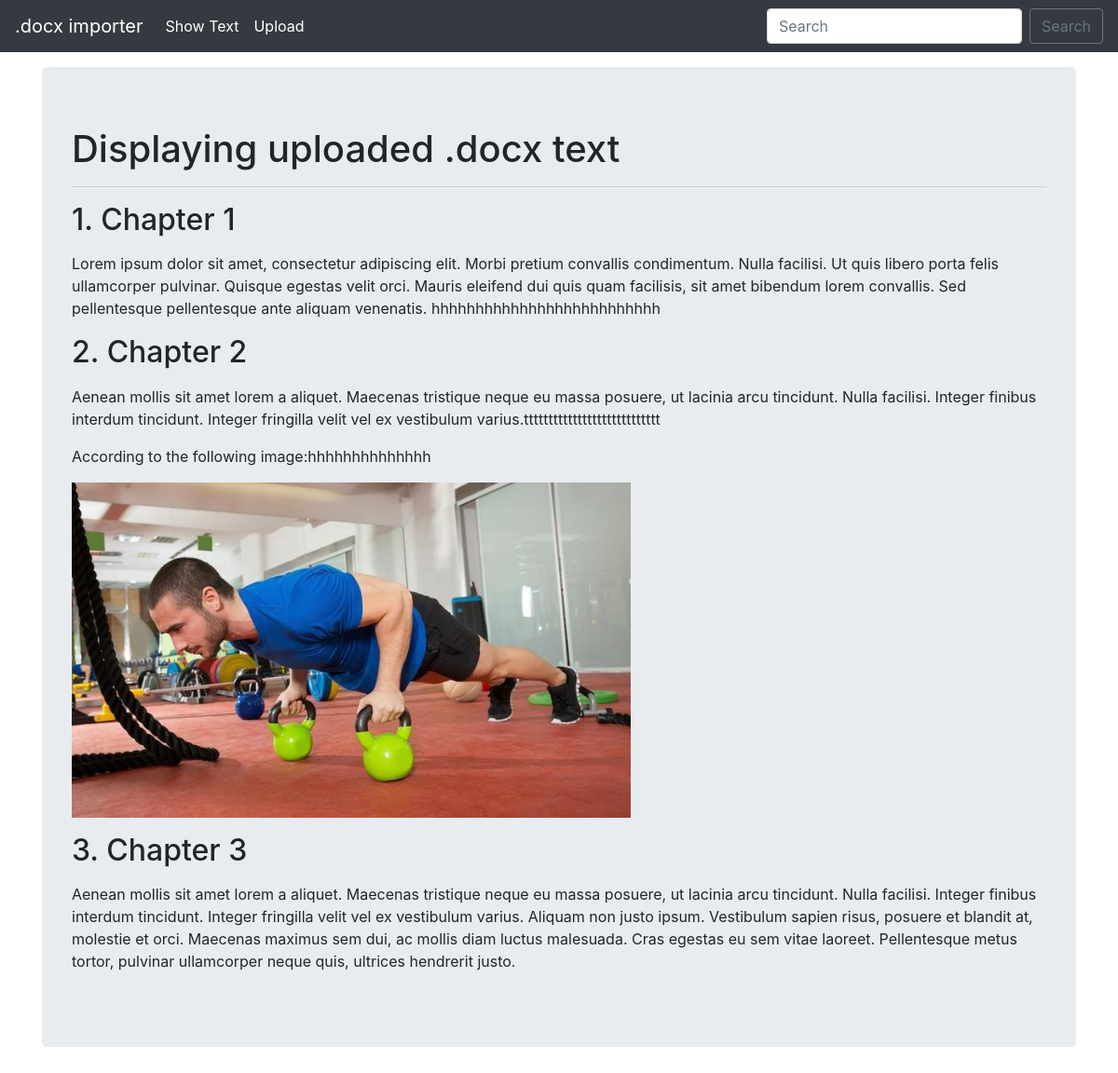
The page / on the database its author committed.
### core/models.py (models this page shows)
class Chapter(models.Model):
    title = models.CharField(max_length=255, null=False)
    text = models.TextField(blank=True, null=True)
    document = models.ForeignKey(Document, related_name='chapters', on_delete=models.CASCADE, null=True, blank=True)

### core/views.py (the view)
# urls.py: path('', Home.as_view(), name='home'),
class Home(ListView):
    model = Chapter
    template_name = 'pages/home.html'
    context_object_name = 'chapters'

### templates/pages/home.html (shortened to what this page needs)
{% extends "base.html" %}
{% load static %}
{% block content %}
    <div class="jumbotron">
        <h1>Displaying uploaded .docx text</h1>
        <hr class="sidebar-divider">
        {% for chapter in chapters %}
            <section id="{{ chapter.id }}">
                <h2>{{ chapter.title }}</h2>
                <p class="lead">{{ chapter.text|safe }}</p>
            </section>
        {% empty %}
            <h2>No text here to show. <a href="{% url 'upload' %}">Upload a .docx file!</a></h2>
        {% endfor %}
    </div>
{% endblock %}

### templates/base.html (shortened to what this page needs)
{% load static %}
<!doctype html>
<html lang="en">
    <head>
        <link href="{% static 'css/bootstrap.min.css' %}" rel="stylesheet">
        <link href="{% static 'css/styles.css' %}" rel="stylesheet">
    </head>
    <body>
        <nav class="navbar navbar-expand-md navbar-dark fixed-top bg-dark">
            <a class="navbar-brand" href="{% url 'home' %}">.docx importer</a>
            <div class="collapse navbar-collapse" id="navbarCollapse">
                <ul class="navbar-nav mr-auto">
                <li class="nav-item active">
                    <a class="nav-link" href="{% url 'home' %}">Show Text <span class="sr-only">(current)</span></a>
                </li>
                <li class="nav-item active">
                    <a class="nav-link" href="{% url 'upload' %}">Upload</a>
                </li>
                </ul>
                <form class="form-inline mt-2 mt-md-0" action="{% url 'search' %}">
                    <input class="form-control mr-sm-2" type="text" placeholder="Search" aria-label="Search" name="query">
                    <button class="btn btn-outline-secondary my-2 my-sm-0" type="submit">Search</button>
                </form>
            </div>
        </nav>
        <main role="main" class="container">
            {% block content %}{% endblock %}
        </main>
    </body>
</html>

### core/static/css/styles.css (style rules this page uses)
body { min-height: 75rem; padding-top: 4.5rem; }

### rows shown on the page
Chapter: title "1. Chapter 1", text "Lorem ipsum dolor sit amet, consectetur adipiscing elit. Morbi pretium convallis condimentum. Nulla facilisi. Ut quis libero porta felis ullamcorper pulvinar. Quisque egestas velit orci. Mauris eleifend dui quis quam facilisis, sit amet bibendum lorem convallis. Sed pellentesque pellentesque ante aliquam venenatis. hhhhhhhhhhhhhhhhhhhhhhhhhh"
Chapter: title "2. Chapter 2", text "Aenean mollis sit amet lorem a aliquet. Maecenas tristique neque eu massa posuere, ut lacinia arcu tincidunt. Nulla facilisi. Integer finibus interdum tincidunt. Integer fringilla velit vel ex vestibulum varius.tttttttttttttttttttttttttttt According to the following image:hhhhhhhhhhhhhh", text (picture)
Chapter: title "3. Chapter 3", text "Aenean mollis sit amet lorem a aliquet. Maecenas tristique neque eu massa posuere, ut lacinia arcu tincidunt. Nulla facilisi. Integer finibus interdum tincidunt. Integer fringilla velit vel ex vestibulum varius. Aliquam non justo ipsum. Vestibulum sapien risus, posuere et blandit at, molestie et orci. Maecenas maximus sem dui, ac mollis diam luctus malesuada. Cras egestas eu sem vitae laoreet. Pellentesque metus tortor, pulvinar ullamcorper neque quis, ultrices hendrerit justo."
